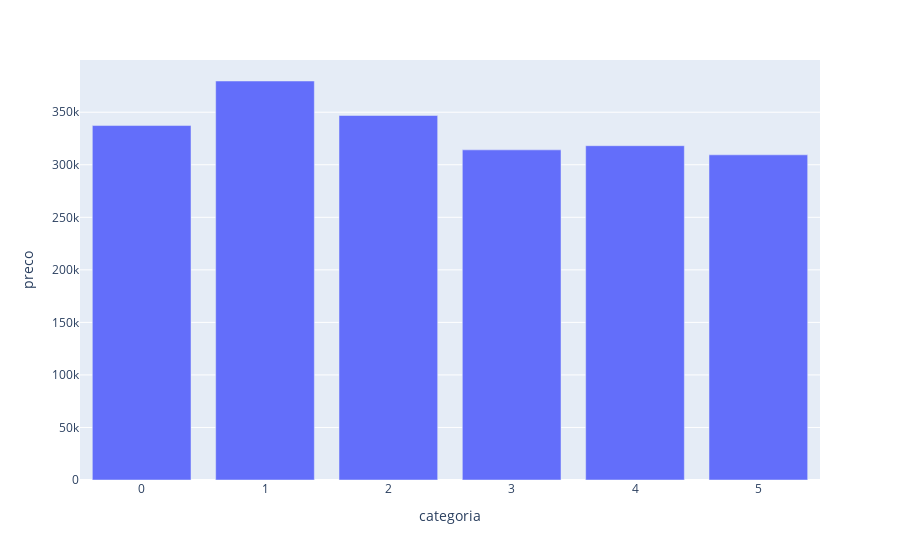

Notebook code cell kept with this figure:
### Code cell
px.bar(data_frame_group, x='categoria', y='preco')

### Figure 1 — Plotly figure (JSON) as saved in the notebook; plotly's stock layout.template omitted (floating-point values rounded to 4 significant figures)
{"data": [{"alignmentgroup": "True", "hovertemplate": "categoria=%{x}<br>preco=%{y}<extra></extra>", "legendgroup": "", "marker": {"color": "#636efa"}, "name": "", "offsetgroup": "", "orientation": "v", "showlegend": false, "textposition": "auto", "type": "bar", "x": [0, 1, 2, 3, 4, 5], "xaxis": "x", "y": [337300.0, 379700.0, 346900.0, 314200.0, 318100.0, 309500.0], "yaxis": "y"}], "layout": {"barmode": "relative", "legend": {"tracegroupgap": 0}, "margin": {"t": 60}, "xaxis": {"anchor": "y", "domain": [0, 1], "title": {"text": "categoria"}}, "yaxis": {"anchor": "x", "domain": [0, 1], "title": {"text": "preco"}}}}
